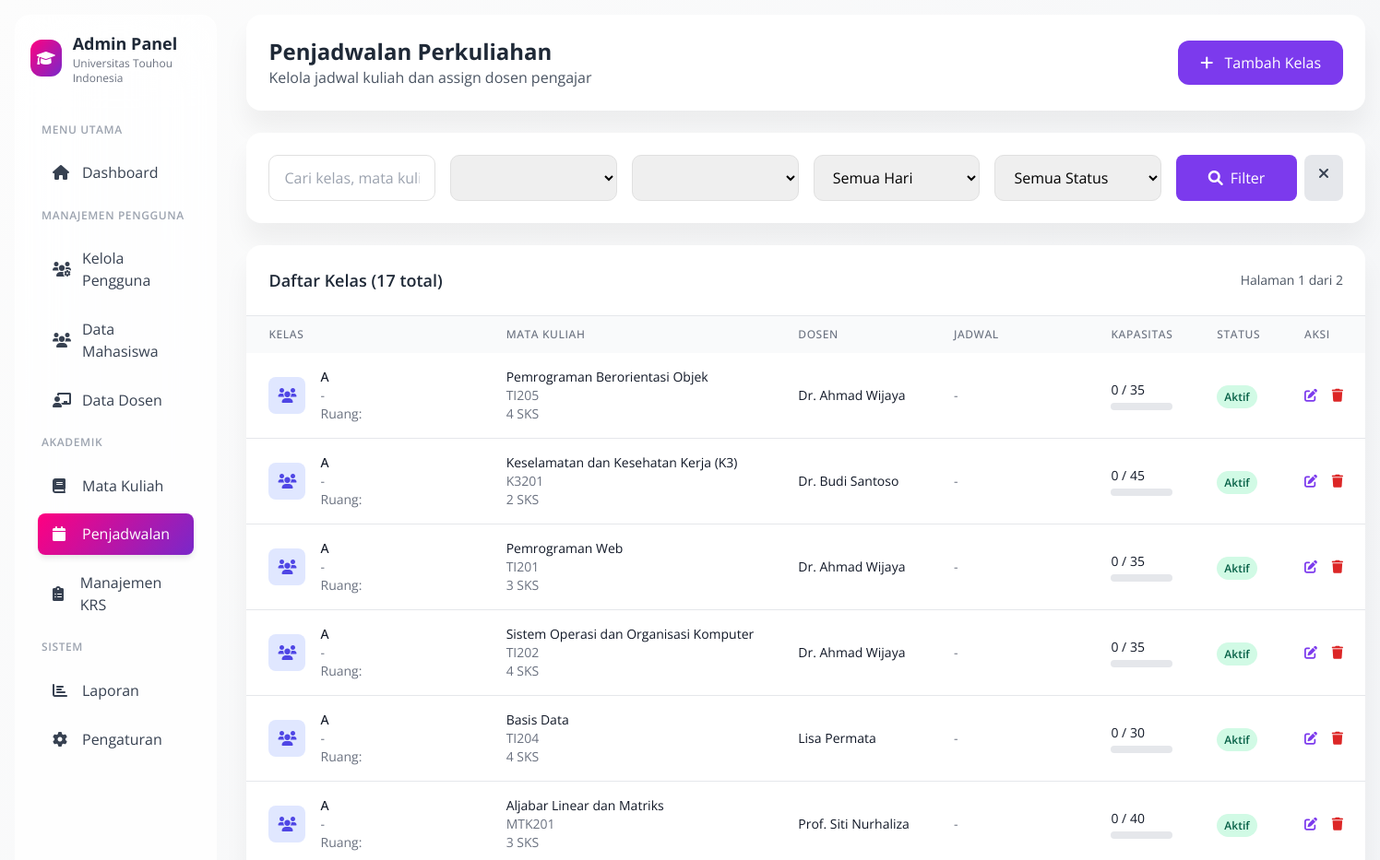
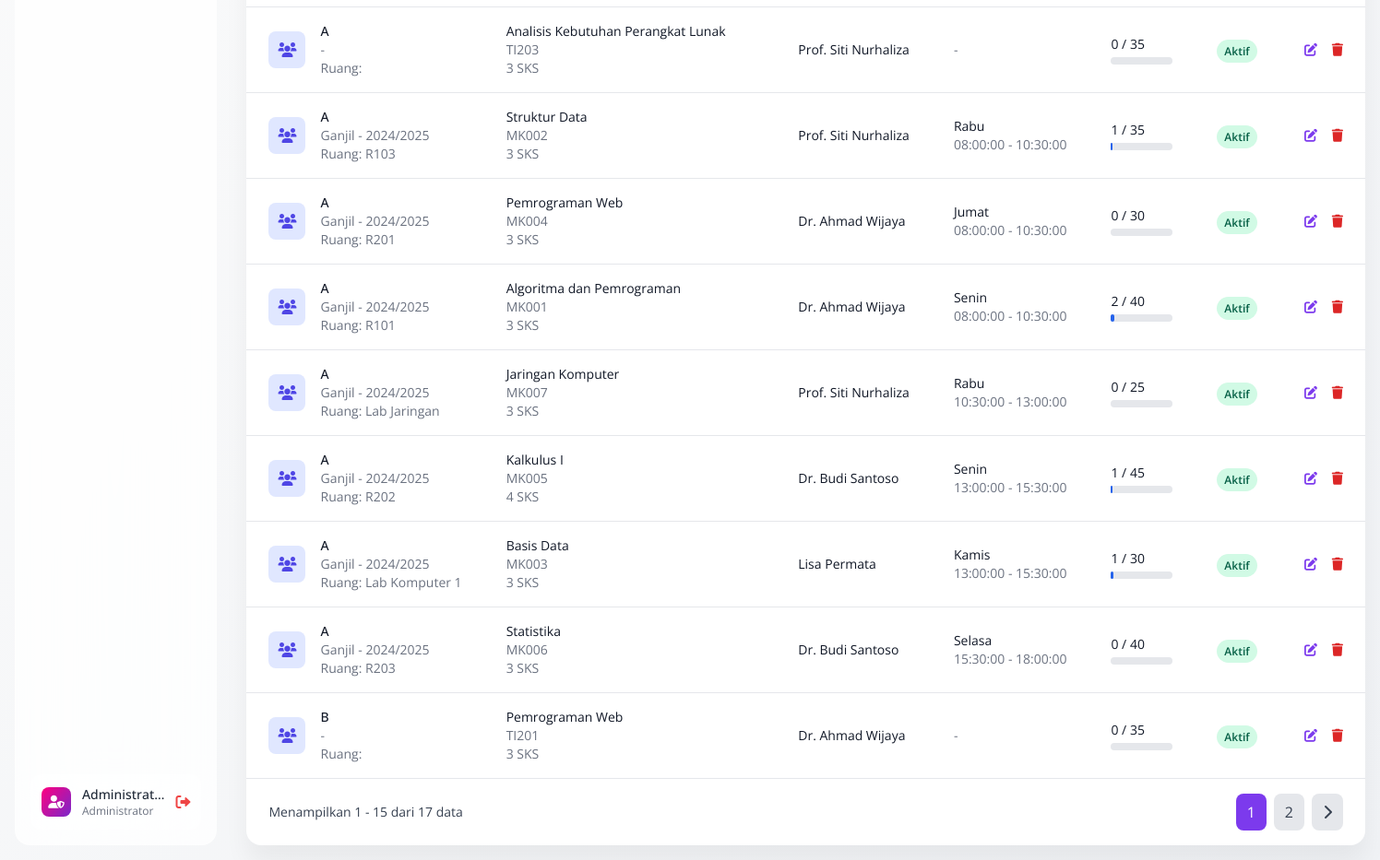
The app's page /sistem-krs/admin-jadwal.php (signed in) with its own data (2 pictures, top to bottom).
### tables this page shows
CREATE TABLE `kelas` (
  `id_kelas` int(11) NOT NULL,
  `id_matakuliah` int(11) NOT NULL,
  `id_dosen` int(11) NOT NULL,
  `id_tahun_akademik` int(11) NOT NULL,
  `nama_kelas` varchar(50) NOT NULL,
  `kapasitas` int(4) NOT NULL DEFAULT 40,
  `hari` enum('Senin','Selasa','Rabu','Kamis','Jumat','Sabtu') DEFAULT NULL,
  `jam_mulai` time DEFAULT NULL,
  `jam_selesai` time DEFAULT NULL,
  `ruangan` varchar(50) DEFAULT NULL,
  `semester` varchar(20) DEFAULT NULL,
  `tahun_ajaran` varchar(20) DEFAULT NULL,
  `status` enum('aktif','nonaktif') DEFAULT 'aktif',
  `tanggal_mulai` date DEFAULT NULL,
  `tanggal_selesai` date DEFAULT NULL,
  `created_at` timestamp NOT NULL DEFAULT current_timestamp()
);

CREATE TABLE `mata_kuliah` (
  `id_matakuliah` int(11) NOT NULL,
  `kode_matakuliah` varchar(10) NOT NULL,
  `nama_matakuliah` varchar(100) NOT NULL,
  `sks` int(2) NOT NULL,
  `semester` int(2) NOT NULL,
  `deskripsi` text DEFAULT NULL,
  `created_at` timestamp NOT NULL DEFAULT current_timestamp(),
  `jurusan` varchar(100) DEFAULT NULL,
  `program_studi` varchar(100) DEFAULT NULL,
  `prasyarat` varchar(255) DEFAULT NULL,
  `status` enum('aktif','nonaktif') DEFAULT 'aktif'
);

CREATE TABLE `dosen` (
  `id_dosen` int(11) NOT NULL,
  `nidn` varchar(20) NOT NULL,
  `nama_dosen` varchar(100) NOT NULL,
  `gelar` varchar(50) DEFAULT NULL,
  `email` varchar(100) NOT NULL,
  `foto` varchar(255) DEFAULT NULL,
  `nomor_telepon` varchar(15) DEFAULT NULL,
  `password` varchar(255) NOT NULL,
  `created_at` timestamp NOT NULL DEFAULT current_timestamp(),
  `alamat` varchar(255) DEFAULT NULL,
  `jurusan` varchar(100) DEFAULT NULL,
  `program_studi` varchar(100) DEFAULT NULL,
  `bidang_keahlian` text DEFAULT NULL,
  `status` enum('aktif','nonaktif') DEFAULT 'aktif'
);

### sistem-krs/admin-jadwal.php (the view, shortened to what the rows shown need)
<?php
$database = new Database();
$conn = $database->getConnection();
$page = $_GET['page'] ?? 1;
$limit = 15;
$offset = ($page - 1) * $limit;
$where_conditions = [];
$where_clause = !empty($where_conditions) ? 'WHERE ' . implode(' AND ', $where_conditions) : '';
$query = "SELECT k.*, mk.nama_matakuliah, mk.kode_matakuliah, mk.sks, d.nama_dosen,
                 COUNT(krs.id_krs) as jumlah_mahasiswa
          FROM kelas k
          LEFT JOIN mata_kuliah mk ON k.id_matakuliah = mk.id_matakuliah
          LEFT JOIN dosen d ON k.id_dosen = d.id_dosen
          LEFT JOIN krs ON k.id_kelas = krs.id_kelas
          $where_clause
          GROUP BY k.id_kelas
          ORDER BY k.nama_kelas, k.jam_mulai
          LIMIT :limit OFFSET :offset";
$stmt = $conn->prepare($query);
$stmt->bindValue(':limit', $limit, PDO::PARAM_INT);
$stmt->bindValue(':offset', $offset, PDO::PARAM_INT);
$stmt->execute();
$kelas_list = $stmt->fetchAll(PDO::FETCH_ASSOC);
?>
<!DOCTYPE html>
<html lang="id">
<head>
    <link href="https://cdn.jsdelivr.net/npm/tailwindcss@2.2.19/dist/tailwind.min.css" rel="stylesheet">
    <link href="https://cdnjs.cloudflare.com/ajax/libs/font-awesome/6.0.0/css/all.min.css" rel="stylesheet">
</head>
<body class="bg-gray-50">
    <div class="flex min-h-screen">
        <div class="w-64 p-4">
            <div class="sidebar-soft h-full p-4">
                <div class="flex items-center gap-3 mb-8">
                    <div>
                        <h2 class="text-lg font-bold text-gray-800">Admin Panel</h2>
                    </div>
                </div>
            </div>
        </div>
        <div class="flex-1 p-4">
            <div class="card mb-6">
                <div class="p-6">
                    <div class="flex items-center justify-between">
                        <div>
                            <h1 class="text-2xl font-bold text-gray-800">Penjadwalan Perkuliahan</h1>
                        </div>
                    </div>
                </div>
            </div>
            <div class="card">
                <div class="overflow-x-auto">
                    <table class="w-full">
                        <thead class="bg-gray-50">
                            <tr>
                                <th
                                    class="px-6 py-3 text-left text-xs font-medium text-gray-500 uppercase tracking-wider">
                                    Kelas</th>
                                <th
                                    class="px-6 py-3 text-left text-xs font-medium text-gray-500 uppercase tracking-wider">
                                    Mata Kuliah</th>
                                <th
                                    class="px-6 py-3 text-left text-xs font-medium text-gray-500 uppercase tracking-wider">
                                    Dosen</th>
                                <th
                                    class="px-6 py-3 text-left text-xs font-medium text-gray-500 uppercase tracking-wider">
                                    Jadwal</th>
                                <th
                                    class="px-6 py-3 text-left text-xs font-medium text-gray-500 uppercase tracking-wider">
                                    Kapasitas</th>
                                <th
                                    class="px-6 py-3 text-left text-xs font-medium text-gray-500 uppercase tracking-wider">
                                    Status</th>
                                <th
                                    class="px-6 py-3 text-left text-xs font-medium text-gray-500 uppercase tracking-wider">
                                    Aksi</th>
                            </tr>
                        </thead>
                        <tbody class="bg-white divide-y divide-gray-200">
                            <?php foreach ($kelas_list as $kelas): ?>
                            <tr class="hover:bg-gray-50">
                                <td class="px-6 py-4 whitespace-nowrap">
                                    <div class="flex items-center">
                                        <div
                                            class="w-10 h-10 bg-indigo-100 rounded-lg flex items-center justify-center">
                                            <i class="fas fa-users text-indigo-600"></i>
                                        </div>
                                        <div class="ml-4">
                                            <div class="text-sm font-medium text-gray-900">
                                                <?php echo $kelas['nama_kelas']; ?></div>
                                            <div class="text-sm text-gray-500"><?php echo $kelas['semester']; ?> -
                                                <?php echo $kelas['tahun_ajaran']; ?></div>
                                            <div class="text-sm text-gray-500">Ruang: <?php echo $kelas['ruangan']; ?>
                                            </div>
                                        </div>
                                    </div>
                                </td>
                                <td class="px-6 py-4 whitespace-nowrap">
                                    <div class="text-sm text-gray-900"><?php echo $kelas['nama_matakuliah']; ?></div>
                                    <div class="text-sm text-gray-500"><?php echo $kelas['kode_matakuliah']; ?></div>
                                    <div class="text-sm text-gray-500"><?php echo $kelas['sks']; ?> SKS</div>
                                </td>
                                <td class="px-6 py-4 whitespace-nowrap">
                                    <div class="text-sm text-gray-900">
                                        <?php echo $kelas['nama_dosen'] ?: 'Belum ditentukan'; ?></div>
                                </td>
                                <td class="px-6 py-4 whitespace-nowrap">
                                    <div class="text-sm text-gray-900"><?php echo $kelas['hari']; ?></div>
                                    <div class="text-sm text-gray-500"><?php echo $kelas['jam_mulai']; ?> -
                                        <?php echo $kelas['jam_selesai']; ?></div>
                                </td>
                                <td class="px-6 py-4 whitespace-nowrap">
                                    <div class="text-sm text-gray-900"><?php echo $kelas['jumlah_mahasiswa']; ?> /
                                        <?php echo $kelas['kapasitas']; ?></div>
                                    <div class="w-full bg-gray-200 rounded-full h-2 mt-1">
                                        <div class="bg-blue-600 h-2 rounded-full"
                                            style="width: <?php echo ($kelas['kapasitas'] > 0) ? ($kelas['jumlah_mahasiswa'] / $kelas['kapasitas'] * 100) : 0; ?>%">
                                        </div>
                                    </div>
                                </td>
                                <td class="px-6 py-4 whitespace-nowrap">
                                    <span
                                        class="px-2 py-1 text-xs font-semibold rounded-full
                                        <?php echo $kelas['status'] == 'aktif' ? 'bg-green-100 text-green-800' : 'bg-red-100 text-red-800'; ?>">
                                        <?php echo ucfirst($kelas['status']); ?>
                                    </span>
                                </td>
                                <td class="px-6 py-4 whitespace-nowrap text-sm font-medium">
                                    <button onclick="editKelas(<?php echo htmlspecialchars(json_encode($kelas)); ?>)"
                                        class="text-purple-600 hover:text-purple-900 mr-3">
                                        <i class="fas fa-edit"></i>
                                    </button>
                                    <button
                                        onclick="deleteKelas(<?php echo $kelas['id_kelas']; ?>, '<?php echo $kelas['nama_kelas']; ?>')"
                                        class="text-red-600 hover:text-red-900">
                                        <i class="fas fa-trash"></i>
                                    </button>
                                </td>
                            </tr>
                            <?php endforeach; ?>
                        </tbody>
                    </table>
                </div>
            </div>
        </div>
    </div>
</body>
</html>

### records on screen
kelas: nama_kelas "A", id_matakuliah.nama_matakuliah "Pemrograman Berorientasi Objek", id_matakuliah.kode_matakuliah "TI205", id_matakuliah.sks "4", id_dosen.nama_dosen "Dr. Ahmad Wijaya", jumlah_mahasiswa "0", kapasitas "35", status "Aktif"
kelas: nama_kelas "A", id_matakuliah.nama_matakuliah "Keselamatan dan Kesehatan Kerja (K3)", id_matakuliah.kode_matakuliah "K3201", id_matakuliah.sks "2", id_dosen.nama_dosen "Dr. Budi Santoso", jumlah_mahasiswa "0", kapasitas "45", status "Aktif"
kelas: nama_kelas "A", id_matakuliah.nama_matakuliah "Pemrograman Web", id_matakuliah.kode_matakuliah "TI201", id_matakuliah.sks "3", id_dosen.nama_dosen "Dr. Ahmad Wijaya", jumlah_mahasiswa "0", kapasitas "35", status "Aktif"
kelas: nama_kelas "A", id_matakuliah.nama_matakuliah "Sistem Operasi dan Organisasi Komputer", id_matakuliah.kode_matakuliah "TI202", id_matakuliah.sks "4", id_dosen.nama_dosen "Dr. Ahmad Wijaya", jumlah_mahasiswa "0", kapasitas "35", status "Aktif"
kelas: nama_kelas "A", id_matakuliah.nama_matakuliah "Basis Data", id_matakuliah.kode_matakuliah "TI204", id_matakuliah.sks "4", id_dosen.nama_dosen "Lisa Permata", jumlah_mahasiswa "0", kapasitas "30", status "Aktif"
kelas: nama_kelas "A", id_matakuliah.nama_matakuliah "Aljabar Linear dan Matriks", id_matakuliah.kode_matakuliah "MTK201", id_matakuliah.sks "3", id_dosen.nama_dosen "Prof. Siti Nurhaliza", jumlah_mahasiswa "0", kapasitas "40", status "Aktif"
kelas: nama_kelas "A", id_matakuliah.nama_matakuliah "Analisis Kebutuhan Perangkat Lunak", id_matakuliah.kode_matakuliah "TI203", id_matakuliah.sks "3", id_dosen.nama_dosen "Prof. Siti Nurhaliza", jumlah_mahasiswa "0", kapasitas "35", status "Aktif"
kelas: nama_kelas "A", semester "Ganjil", tahun_ajaran "2024/2025", ruangan "R103", id_matakuliah.nama_matakuliah "Struktur Data", id_matakuliah.kode_matakuliah "MK002", id_matakuliah.sks "3", id_dosen.nama_dosen "Prof. Siti Nurhaliza", hari "Rabu", jam_mulai "08:00:00", jam_selesai "10:30:00", jumlah_mahasiswa "1", kapasitas "35", status "Aktif"
kelas: nama_kelas "A", semester "Ganjil", tahun_ajaran "2024/2025", ruangan "R201", id_matakuliah.nama_matakuliah "Pemrograman Web", id_matakuliah.kode_matakuliah "MK004", id_matakuliah.sks "3", id_dosen.nama_dosen "Dr. Ahmad Wijaya", hari "Jumat", jam_mulai "08:00:00", jam_selesai "10:30:00", jumlah_mahasiswa "0", kapasitas "30", status "Aktif"
kelas: nama_kelas "A", semester "Ganjil", tahun_ajaran "2024/2025", ruangan "R101", id_matakuliah.nama_matakuliah "Algoritma dan Pemrograman", id_matakuliah.kode_matakuliah "MK001", id_matakuliah.sks "3", id_dosen.nama_dosen "Dr. Ahmad Wijaya", hari "Senin", jam_mulai "08:00:00", jam_selesai "10:30:00", jumlah_mahasiswa "2", kapasitas "40", status "Aktif"
kelas: nama_kelas "A", semester "Ganjil", tahun_ajaran "2024/2025", ruangan "Lab Jaringan", id_matakuliah.nama_matakuliah "Jaringan Komputer", id_matakuliah.kode_matakuliah "MK007", id_matakuliah.sks "3", id_dosen.nama_dosen "Prof. Siti Nurhaliza", hari "Rabu", jam_mulai "10:30:00", jam_selesai "13:00:00", jumlah_mahasiswa "0", kapasitas "25", status "Aktif"
kelas: nama_kelas "A", semester "Ganjil", tahun_ajaran "2024/2025", ruangan "R202", id_matakuliah.nama_matakuliah "Kalkulus I", id_matakuliah.kode_matakuliah "MK005", id_matakuliah.sks "4", id_dosen.nama_dosen "Dr. Budi Santoso", hari "Senin", jam_mulai "13:00:00", jam_selesai "15:30:00", jumlah_mahasiswa "1", kapasitas "45", status "Aktif"
kelas: nama_kelas "A", semester "Ganjil", tahun_ajaran "2024/2025", ruangan "Lab Komputer 1", id_matakuliah.nama_matakuliah "Basis Data", id_matakuliah.kode_matakuliah "MK003", id_matakuliah.sks "3", id_dosen.nama_dosen "Lisa Permata", hari "Kamis", jam_mulai "13:00:00", jam_selesai "15:30:00", jumlah_mahasiswa "1", kapasitas "30", status "Aktif"
kelas: nama_kelas "A", semester "Ganjil", tahun_ajaran "2024/2025", ruangan "R203", id_matakuliah.nama_matakuliah "Statistika", id_matakuliah.kode_matakuliah "MK006", id_matakuliah.sks "3", id_dosen.nama_dosen "Dr. Budi Santoso", hari "Selasa", jam_mulai "15:30:00", jam_selesai "18:00:00", jumlah_mahasiswa "0", kapasitas "40", status "Aktif"
kelas: nama_kelas "B", id_matakuliah.nama_matakuliah "Pemrograman Web", id_matakuliah.kode_matakuliah "TI201", id_matakuliah.sks "3", id_dosen.nama_dosen "Dr. Ahmad Wijaya", jumlah_mahasiswa "0", kapasitas "35", status "Aktif"

### other values on screen
$_SESSION['nama'] "Administra…"
$total_records "17"
$page "1"
$total_pages "2"
min($page * $limit, $total_records) "15"
